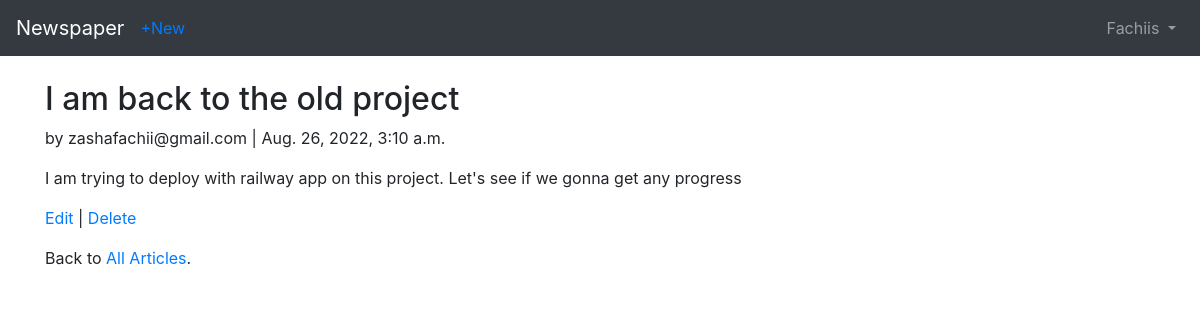
The app's page /articles/5/ (signed in) with its own data.
### users/models.py (models this page shows)
class CustomUser(AbstractUser):
    age = models.PositiveIntegerField(null=True, blank=True)

### articles/models.py (models this page shows, shortened)
class Article(models.Model):
    title = models.CharField(max_length=300)
    body = models.TextField()
    author = models.ForeignKey(get_user_model(), on_delete=models.CASCADE)
    pub_date = models.DateTimeField(auto_now_add=True)
    class Meta:
        ordering = ("-pub_date",)

### articles/views.py (the view)
# urls.py: path("<int:pk>/", ArticleDetailView.as_view(), name="article_detail"),
class ArticleDetailView(LoginRequiredMixin, DetailView):
    model = Article
    template_name = "article_detail.html"
    context_object_name = "article_detail"
    login_url = "login"

### templates/article_detail.html (shortened to what this page needs)
{% extends 'base.html' %}
{% block content %}
    <div class="article-entry">
        <h2>{{ article_detail.title }}</h2>
        <p>by {{ article_detail.author }} | {{ article_detail.pub_date }}</p>
        <p>{{ article_detail.body }}</p>
        <p><a href="{% url 'article_update' article_detail.pk %}">Edit</a> |
            <a href="{% url 'article_delete' article_detail.pk %}">Delete</a>
        </p>
        <p>Back to <a href="{% url 'article_list' %}">All Articles</a>.</p>
    </div>
{% endblock content %}

### templates/base.html (shortened to what this page needs)
<DOCTYPE html>
<html lang="en">
<head>
        <link rel="stylesheet" href="https://stackpath.bootstrapcdn.com/bootstrap/4.4.1/css/bootstrap.min.css"
>
</head>
<body>
    <nav class="navbar navbar-expand-md navbar-dark bg-dark mb-4">
        <a class="navbar-brand" href="{% url 'home' %}">Newspaper</a>
        {% if user.is_authenticated %}
            <ul class="navbar-nav mr-auto">
                <li class="nav-item"><a href="{% url 'article_new' %}">+New</a><li>
            </ul>
        {% endif %}
    <div class="collapse navbar-collapse" id="navbarCollapse">
    {% if user.is_authenticated %}
        <ul class="navbar-nav ml-auto">
            <li class="nav-item">
                <a class="nav-link dropdown-toggle" href="#" id="userMenu"
                    data-toggle="dropdown" aria-haspopup="true"
                    aria-expanded="false">
                    {{ user.username }}
                </a>
            </li>
        </ul>
    {% endif %}
    </div>
    </nav>
        <div class="container">
            {% block content %}
            {% endblock content %}
        </div>
</body>
</html>

### records on screen
CustomUser: username "Fachiis"
Article: title "I am back to the old project", author "zashafachii@gmail.com", pub_date "Aug. 26, 2022, 3:10 a.m.", body "I am trying to deploy with railway app on this project. Let's see if we gonna get any progress"
